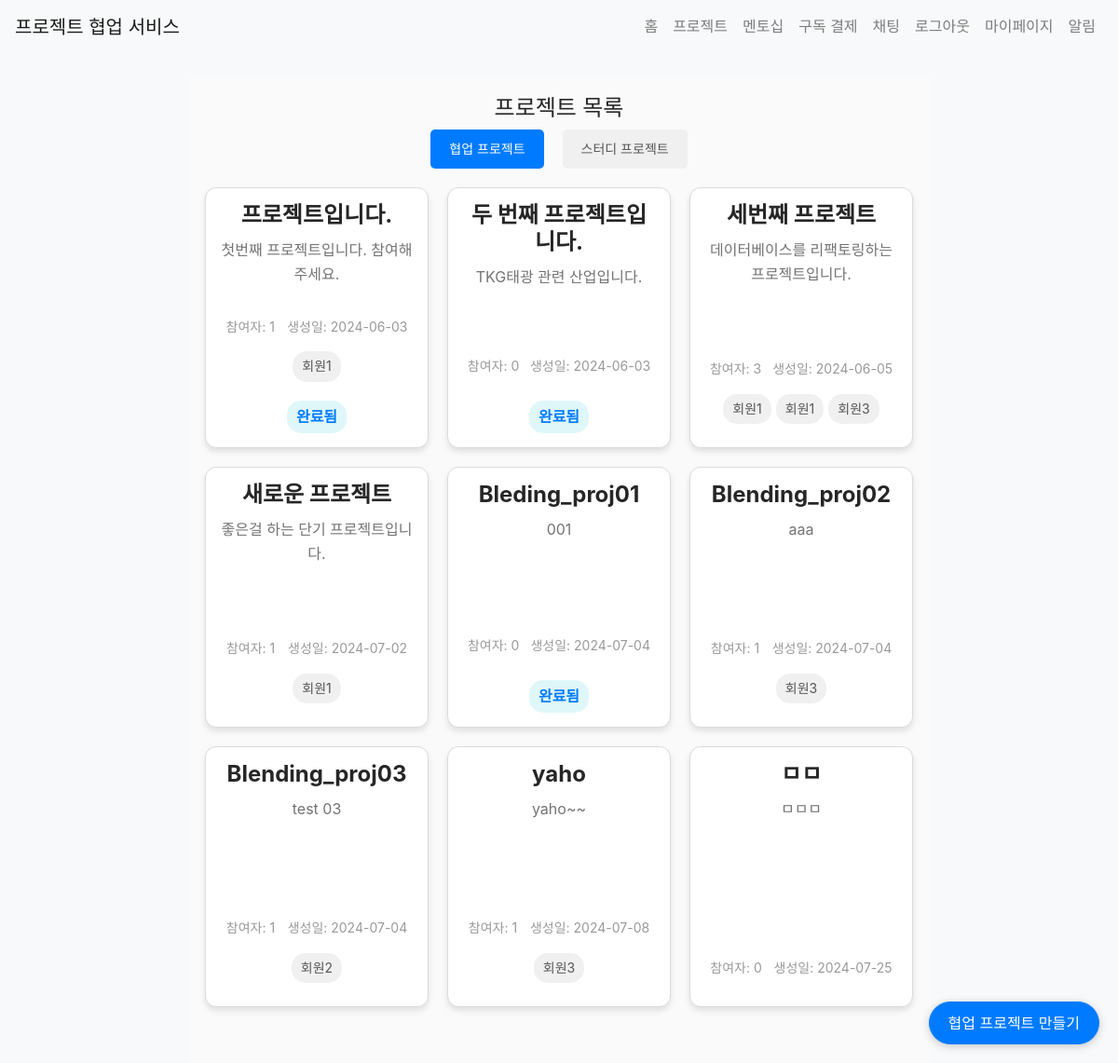
/project/list (signed in), run on an earlier commit of the app's database.
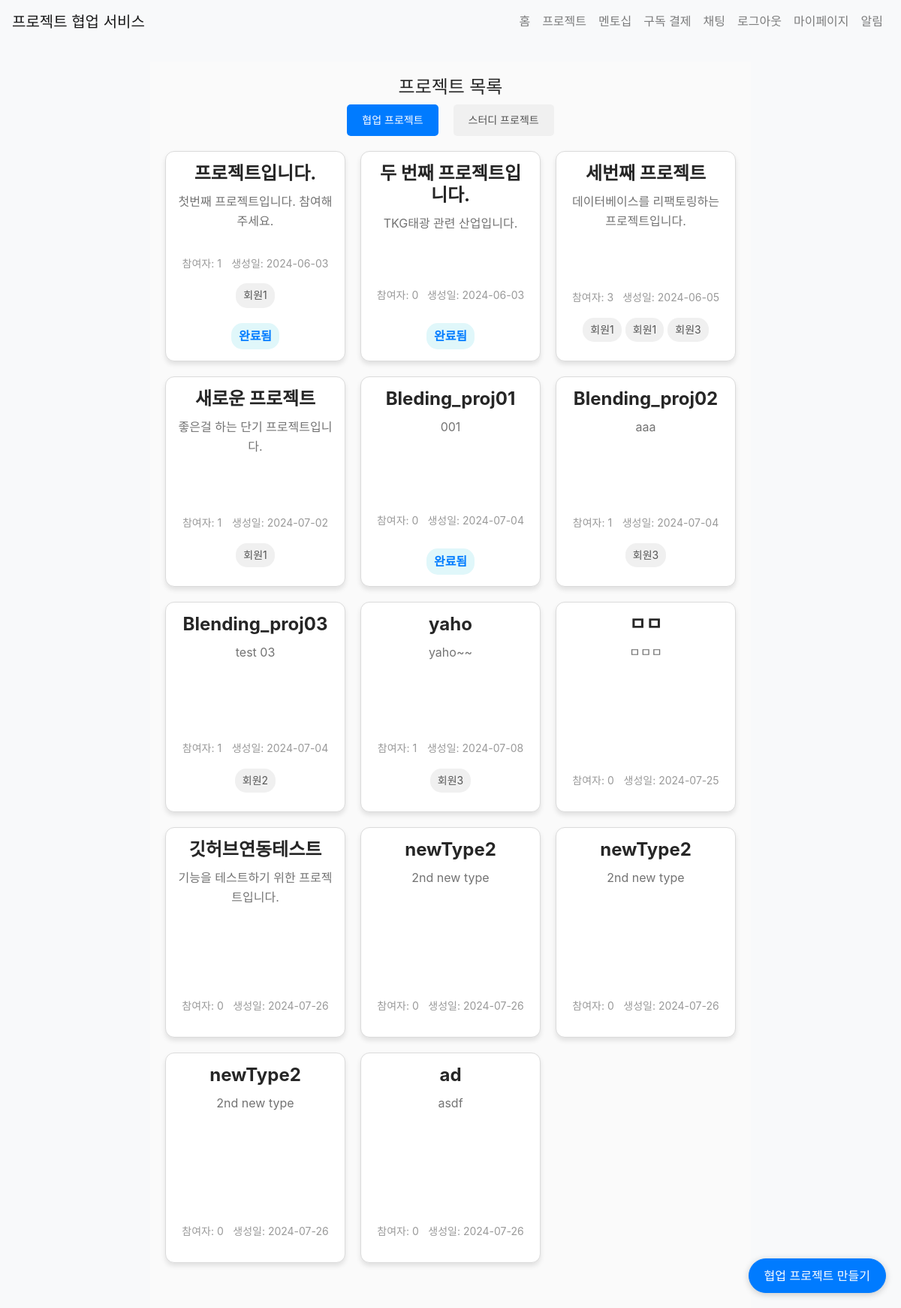
And on a later commit of the database.
### app/models.py (models this page shows)
class Project(db.Model):
    id = db.Column(db.Integer, primary_key=True)
    title = db.Column(db.String(100), nullable=False)
    description = db.Column(db.Text, nullable=False)
    start_date = db.Column(db.Date, nullable=False)
    end_date = db.Column(db.Date, nullable=False)
    created_at = db.Column(db.DateTime, default=datetime.utcnow)
    client_id = db.Column(db.Integer, db.ForeignKey('user.id'), nullable=False)
    client = db.relationship('User', back_populates='created_projects')
    completed = db.Column(db.Boolean, default=False)
    participants = db.relationship('User', secondary='project_participant', back_populates='projects', overlaps="project_participants")
    project_participants = db.relationship('ProjectParticipant', back_populates='project', lazy=True, overlaps="participants,projects")
    progresses = db.relationship('ProjectProgress', back_populates='project', lazy=True)  # 새로운 관계 추가
    overview = db.Column(db.Text)
    requirements = db.Column(db.Text)
    flowchart = db.Column(db.Text)
    timeline = db.Column(db.Text)
    github_repo = db.Column(db.String(200))
    type = db.Column(db.String(20), nullable = False, default = 'collaboration')
    is_public = db.Column(db.Boolean, default=True)

class User(UserMixin, db.Model):
    id = db.Column(db.Integer, primary_key=True)
    name = db.Column(db.String(100), nullable=False)
    email = db.Column(db.String(120), unique=True, nullable=False)
    password = db.Column(db.String(255), nullable=False)
    bio = db.Column(db.Text)
    chat_rooms = db.relationship('ChatRoom', secondary='chat_room_participant', back_populates='participants')
    chat_room_participants = db.relationship('ChatRoomParticipant', back_populates='user')
    notifications = db.relationship('Notification', back_populates='user', lazy=True)
    projects = db.relationship('Project', secondary='project_participant', back_populates='participants')
    subscription = db.relationship('Subscription', back_populates='subscriber', uselist=False)
    created_projects = db.relationship('Project', back_populates='client', lazy=True, foreign_keys='Project.client_id')
    mentees = db.relationship('User',
                              secondary=mentorship_mentor,
                              primaryjoin=(mentorship_mentor.c.mentor_id == id),
                              secondaryjoin=(mentorship_mentor.c.mentee_id == id),
                              backref=db.backref('mentors', lazy='dynamic'),
                              lazy='dynamic')
    pending_mentees = db.relationship('User',
                                    secondary=mentorship_mentee,
                                    primaryjoin=(mentorship_mentee.c.mentor_id == id),
                                    secondaryjoin=(mentorship_mentee.c.mentee_id == id),
                                    backref=db.backref('pending_mentors', lazy='dynamic'),
                                    lazy='dynamic')
    project_participants = db.relationship('ProjectParticipant', back_populates='user', lazy=True)
    is_admin = db.Column(db.Boolean, default=False)

### app/views/project.py (the view)
@bp.route('/list')
@login_required
def list_projects():
    form = ProjectParticipationForm()
    collaboration_projects = Project.query.filter_by(type='collaboration').all()
    public_study_projects = Project.query.filter_by(type='study', is_public=True).all()
    return render_template('project/list.html', collaboration_projects=collaboration_projects, study_projects=public_study_projects, form=form)

### app/__init__.py (called while the page is built)
@login_manager.user_loader
def load_user(user_id):
    if user_id is not None:
        return User.query.get(int(user_id))
    return None

### app/templates/project/list.html (shortened to what this page needs)
{% extends "base.html" %}
{% block extra_css %}
<link rel="stylesheet" href="{{ url_for('static', filename='css/components/button.css') }}">
<link rel="stylesheet" href="{{ url_for('static', filename='css/pages/project.css') }}">
{% endblock %}
{% block content %}
<div class="project-list-container">
    <h2>프로젝트 목록</h2>
    <div class="project-type-toggle">
        <button id="collaborationBtn" class="active">협업 프로젝트</button>
        <button id="studyBtn">스터디 프로젝트</button>
    </div>
    <div id="collaborationProjects" class="project-list">
        {% for project in collaboration_projects %}
        <a href="{{ url_for('project.detail', project_id=project.id) }}" class="project-card-link">
            <div class="project-card">
                <div class="project-card-body">
                    <h3 class="project-title">{{ project.title }}</h3>
                    <p class="project-description">{{ project.description[:50] }}{% if project.description|length > 50 %}...{% endif %}</p>
                    <div class="project-meta">
                        <span>참여자: {{ project.participants|length }}</span>
                        <span>생성일: {{ project.created_at.strftime('%Y-%m-%d') }}</span>
                    </div>
                    <div class="participant-list">
                        {% for participant in project.participants[:3] %}
                        <span class="participant-item">{{ participant.name }}</span>
                        {% endfor %}
                    </div>
                    {% if current_user.is_authenticated %}
                    {% if project.completed %}
                    <div class="project-status">완료됨</div>
                    {% elif current_user in project.participants %}
                    <div class="project-status">참여중</div>
                    {% endif %}
                    {% endif %}
                </div>
            </div>
        </a>
        {% endfor %}
    </div>
    <div id="projectButtons" class="project-buttons {% if current_user.is_admin %}is-admin{% endif %}">
        {% if current_user.is_authenticated %}
            {% if current_user.is_admin %}
                <a href="{{ url_for('project.create_project', type ='collaboration') }}" class="btn btn-primary create-btn" id="collaborationButton">협업 프로젝트 만들기</a>
            {% endif %}
        {% endif %}
    </div>
</div>
{% endblock %}

### app/templates/base.html (shortened to what this page needs)
<!DOCTYPE html>
<html lang="ko">
    <head>
        <link rel="stylesheet" href="https://maxcdn.bootstrapcdn.com/bootstrap/4.5.2/css/bootstrap.min.css">
        <link rel="stylesheet" href="https://cdn.jsdelivr.net/npm/bootstrap-select@1.13.14/dist/css/bootstrap-select.min.css">
        <link rel="stylesheet" href="{{ url_for('static', filename='css/main.css') }}">
        <link rel="stylesheet" href="https://cdnjs.cloudflare.com/ajax/libs/font-awesome/5.15.3/css/all.min.css">
        {% block extra_css %}{% endblock %}
    </head>
<body>
    <nav class="navbar navbar-expand-lg navbar-light bg-light">
        <a class="navbar-brand" href="/">프로젝트 협업 서비스</a>
        <div class="collapse navbar-collapse" id="navbarNav">
            <ul class="navbar-nav ml-auto">
                <li class="nav-item">
                    <a class="nav-link" href="{{ url_for('main.index') }}">홈</a>
                </li>
                <li class="nav-item">
                    <a class="nav-link" href="{{ url_for('project.list_projects') }}">프로젝트</a>
                </li>
                {% if current_user.is_authenticated %}
                <li class="nav-item">
                    <a class="nav-link" href="{{ url_for('mentorship.index') }}">멘토십</a>
                </li>
                <li class="nav-item">
                    <a class="nav-link" href="{{ url_for('payments.subscribe') }}">구독 결제</a>
                </li>
                <li class="nav-item">
                    <a class="nav-link" href="{{ url_for('chat.chat_list') }}">채팅</a>
                </li>
                <li class="nav-item">
                    <a class="nav-link" href="{{ url_for('auth.logout') }}">로그아웃</a>
                </li>
                <li class="nav-item">
                    <a class="nav-link" href="{{ url_for('mypage.index') }}">마이페이지</a>
                </li>
                <li class="nav-item">
                    <a class="nav-link" href="{{ url_for('notification.index') }}">
                        알림
                    </a>
                </li>
                {% endif %}
            </ul>
        </div>
    </nav>
    <div class="container mt-4">
        {% block content %}{% endblock %}
    </div>
</body>
</html>

### app/static/css/main.css (style rules this page uses)
:root { --primary-color: #007bff; --secondary-color: #6c757d; --success-color: #28a745; --danger-color: #dc3545; --warning-color: #ffc107; --info-color: #17a2b8; --light-color: #f8f9fa; --dark-color: #343a40; --font-family-sans-serif: -apple-system, BlinkMacSystemFont, "Segoe UI", Roboto, "Helvetica Neue", Arial, sans-serif; --font-family-monospace: SFMono-Regular, Menlo, Monaco, Consolas, "Liberation Mono", "Courier New", monospace; }
* { margin: 0; padding: 0; box-sizing: border-box; }
body { font-family: var(--font-family-sans-serif); line-height: 1.6; color: var(--dark-color); background-color: var(--light-color); }
.container { width: 100%; max-width: 1200px; margin: 0 auto; padding: 0 15px; }
a { color: var(--primary-color); text-decoration: none; }

### app/static/css/components/button.css (style rules this page uses)
.btn { display: inline-block; font-weight: 400; text-align: center; white-space: nowrap; vertical-align: middle; user-select: none; border: 1px solid transparent; padding: 0.375rem 0.75rem; font-size: 1rem; line-height: 1.5; border-radius: 0.25rem; transition: color 0.15s ease-in-out, background-color 0.15s ease-in-out, border-color 0.15s ease-in-out, box-shadow 0.15s ease-in-out; }
.btn-primary { color: #fff; background-color: var(--primary-color); border-color: var(--primary-color); }

### app/static/css/pages/project.css (style rules this page uses)
.project-list-container { max-width: 800px; margin: 0 auto; padding: 20px; text-align: center; position: relative; padding-bottom: 60px; background-color: #fafafa; }
.project-list { display: grid; grid-template-columns: repeat(auto-fill, minmax(220px, 1fr)); gap: 20px; justify-content: center; }
.project-card { background-color: #fff; border: 1px solid #dbdbdb; border-radius: 12px; overflow: hidden; transition: all 0.3s ease; display: flex; flex-direction: column; align-items: center; padding: 15px; box-shadow: 0 4px 6px rgba(0, 0, 0, 0.1); min-height: 280px; }
.project-card-body { width: 100%; display: flex; flex-direction: column; align-items: center; justify-content: flex-start; flex-grow: 1; }
.project-title { font-size: 18px; font-weight: 600; margin-bottom: 10px; color: #262626; }
.project-description { font-size: 14px; color: #737373; margin-bottom: 15px; flex-grow: 1; text-align: center; }
.project-meta { font-size: 12px; color: #999; display: flex; justify-content: space-around; width: 100%; margin-top: 10px; }
.participant-list { display: flex; flex-wrap: wrap; justify-content: center; gap: 5px; }
.participant-item { background-color: #f0f0f0; border-radius: 15px; padding: 5px 10px; font-size: 12px; color: #666; }
.project-status { margin-top: 10px; font-size: 12px; font-weight: 600; padding: 5px 10px; border-radius: 15px; background-color: #e0f7fa; color: #00838f; }
.create-btn { position: fixed; bottom: 20px; right: 20px; z-index: 1000; padding: 10px 20px; font-size: 16px; border-radius: 30px; box-shadow: 0 2px 10px rgba(0,0,0,0.2); transition: all 0.3s ease; background-color: #007bff; color: white; text-decoration: none; }
.project-title { font-size: 24px; font-weight: bold; margin-bottom: 10px; color: #262626; }
.project-description { font-size: 16px; color: #737373; margin-bottom: 20px; }
.project-meta { font-size: 14px; color: #999; margin-bottom: 15px; }
.participant-item { font-size: 14px; color: #555; margin-bottom: 10px; }
.project-status { font-size: 16px; font-weight: bold; color: #007bff; }
.project-type-toggle { display: flex; justify-content: center; margin-bottom: 20px; }
.project-type-toggle button { padding: 10px 20px; margin: 0 10px; border: none; background-color: #f0f0f0; cursor: pointer; border-radius: 5px; font-size: 14px; color: #555; transition: all 0.3s ease; }
.project-type-toggle button.active { background-color: #007bff; color: white; }
h2 { font-size: 24px; color: #262626; }

What changed in the data, as far as the page shows it:
added Project: title "깃허브연동테스트", description "기능을 테스트하기 위한 프로젝트입니다.", participants|length "0", created_at "2024-07-26"
added Project: title "newType2", description "2nd new type", participants|length "0", created_at "2024-07-26"
added Project: title "newType2", description "2nd new type", participants|length "0", created_at "2024-07-26"
added Project: title "newType2", description "2nd new type", participants|length "0", created_at "2024-07-26"
added Project: title "ad", description "asdf", participants|length "0", created_at "2024-07-26"
